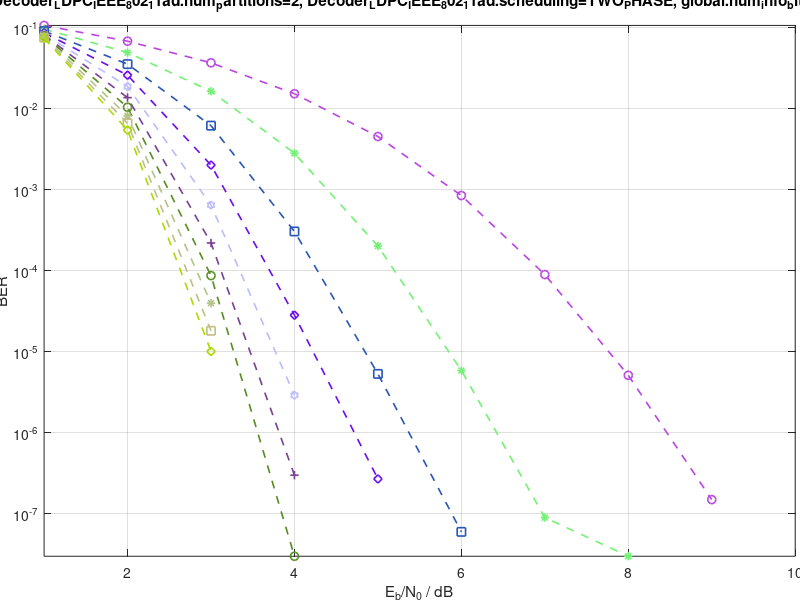

MATLAB code to generate this figure: (Note: this script raises an error after producing the figure.)
clear all;
xval{1} = [1.000000 2.000000 3.000000 4.000000 5.000000 6.000000 7.000000 8.000000 9.000000 10.000000 ];
xval{2} = [1.000000 2.000000 3.000000 4.000000 5.000000 6.000000 7.000000 8.000000 9.000000 10.000000 ];
xval{3} = [1.000000 2.000000 3.000000 4.000000 5.000000 6.000000 7.000000 8.000000 9.000000 10.000000 ];
xval{4} = [1.000000 2.000000 3.000000 4.000000 5.000000 6.000000 7.000000 8.000000 9.000000 10.000000 ];
xval{5} = [1.000000 2.000000 3.000000 4.000000 5.000000 6.000000 7.000000 8.000000 9.000000 10.000000 ];
xval{6} = [1.000000 2.000000 3.000000 4.000000 5.000000 6.000000 7.000000 8.000000 9.000000 10.000000 ];
xval{7} = [1.000000 2.000000 3.000000 4.000000 5.000000 6.000000 7.000000 8.000000 9.000000 10.000000 ];
xval{8} = [1.000000 2.000000 3.000000 4.000000 5.000000 6.000000 7.000000 8.000000 9.000000 10.000000 ];
xval{9} = [1.000000 2.000000 3.000000 4.000000 5.000000 6.000000 7.000000 8.000000 9.000000 10.000000 ];
xval{10} = [1.000000 2.000000 3.000000 4.000000 5.000000 6.000000 7.000000 8.000000 9.000000 10.000000 ];
yval{1} = [1.057970e-01 6.759500e-02 3.655540e-02 1.518680e-02 4.504260e-03 8.419640e-04 8.907740e-05 5.089290e-06 1.488100e-07 0.000000e+00 ];
yval{2} = [9.548430e-02 4.895070e-02 1.631640e-02 2.800090e-03 2.002380e-04 5.833330e-06 8.928570e-08 2.976190e-08 0.000000e+00 0.000000e+00 ];
yval{3} = [9.011180e-02 3.524220e-02 6.135180e-03 3.033630e-04 5.297620e-06 5.952380e-08 0.000000e+00 0.000000e+00 0.000000e+00 0.000000e+00 ];
yval{4} = [8.573510e-02 2.573290e-02 2.000150e-03 2.809520e-05 2.678570e-07 0.000000e+00 0.000000e+00 0.000000e+00 0.000000e+00 0.000000e+00 ];
yval{5} = [8.269320e-02 1.867170e-02 6.405360e-04 2.886900e-06 0.000000e+00 0.000000e+00 0.000000e+00 0.000000e+00 0.000000e+00 0.000000e+00 ];
yval{6} = [8.032980e-02 1.359540e-02 2.186310e-04 2.976190e-07 0.000000e+00 0.000000e+00 0.000000e+00 0.000000e+00 0.000000e+00 0.000000e+00 ];
yval{7} = [7.910430e-02 1.034370e-02 8.651790e-05 2.976190e-08 0.000000e+00 0.000000e+00 0.000000e+00 0.000000e+00 0.000000e+00 0.000000e+00 ];
yval{8} = [7.702530e-02 8.092030e-03 3.955360e-05 0.000000e+00 0.000000e+00 0.000000e+00 0.000000e+00 0.000000e+00 0.000000e+00 0.000000e+00 ];
yval{9} = [7.479870e-02 6.553990e-03 1.803570e-05 0.000000e+00 0.000000e+00 0.000000e+00 0.000000e+00 0.000000e+00 0.000000e+00 0.000000e+00 ];
yval{10} = [7.376470e-02 5.408960e-03 1.002980e-05 0.000000e+00 0.000000e+00 0.000000e+00 0.000000e+00 0.000000e+00 0.000000e+00 0.000000e+00 ];
legendval = {'iteration 1' 'iteration 2' 'iteration 3' 'iteration 4' 'iteration 5' 'iteration 6' 'iteration 7' 'iteration 8' 'iteration 9' 'iteration 10' };
graphtitle = 'WPAN, global.ldpc_code_rate=IEEE_802_11AD_P42_N672_R050, Decoder_LDPC_IEEE_802_11ad.num_iterations=10, Source_Bits.start_seed=7878089, global.num_ldpc_inner_iterations=10, Demapper.channel_reliability=OPTIMAL_CRF, error_rates_decoding.print_status_permanent, global.bw_fl2fix=6, Decoder_LDPC_IEEE_802_11ad.dec_algorithm=MIN_SUM, Decoder_LDPC_IEEE_802_11ad.esf_factor=0.875, global.bw_dec_app=9, Source_Bits.mode=RANDOM, error_rates_decoding.out_port_inner_dim_name=ITERATION, Decoder_LDPC_IEEE_802_11ad.num_partitions=2, Decoder_LDPC_IEEE_802_11ad.scheduling=TWO_PHASE, global.num_info_bits=336, global.bw_dec_fract=2, Decoder_LDPC_IEEE_802_11ad.threshold=16, global.bw_dec_ext=6, Decoder_LDPC_IEEE_802_11ad.app_parity_check, global.bw_fl2fix_fract=2, global.num_bits_per_symbol=2, Channel_AWGN.start_seed=12424, error_rates_decoding.max_num_diff_blocks=500, Decoder_LDPC_IEEE_802_11ad.num_lambda_min=3, Source_Bits.crc_poly=0, error_rates_decoding.out_port_inner_dim_addr_offset=1, error_rates_decoding.max_num_total_blocks=100000, global.mapping=MAP_QPSK, global.num_other_bits=336';
figfilename = 'WPAN_global.ldpc_code_rateIEEE_802_11AD_P42_N672_R050_Decoder_LDPC_IEEE_802_11ad.num_iterations10_Source_Bits.start_seed7878089_global.num_ldpc_inner_iterations10_Demapper.channel_reliabilityOPTIMAL_CRF_error_rates_decoding.print_status_permanent_global.bw_fl2fix6_Decoder_LDPC_IEEE_802_11ad.dec_algorithmMIN_SUM_Decoder_LDPC_IEEE_802_11ad.esf_factor0.875_global.bw_dec_app9_Source_Bits.modeRANDOM_error_rates_decoding.out_port_inner_dim_nameITERATION_Decoder_LDPC_IEEE_802_11ad.num_partitions2_Decoder_LDPC_IEEE_802_11ad.schedulingTWO_PHASE_global.num_info_bits336_global.bw_dec_fract2_Decoder_LDPC_IEEE_802_11ad.threshold16_global.bw_dec_ext6_Decoder_LDPC_IEEE_802_11ad.app_parity_check_global.bw_fl2fix_fract2_global.num_bits_per_symbol2_Channel_AWGN.start_seed12424_error_rates_decoding.max_num_diff_blocks500_Decoder_LDPC_IEEE_802_11ad.num_lambda_min3_Source_Bits.crc_poly0_error_rates_decoding.out_port_inner_dim_addr_offset1_error_rates_decoding.max_num_total_blocks100000_global.mappingMAP_QPSK_global.num_other_bits336';
xtitle = 'E_b/N_0 / dB';
ytitle = 'BER';
%Farbvektor initialisieren, entsprechende Kurven haben gleiche Farben;
		farb=zeros(1,3);
		%Moegliche Marker
		mark=['+','o','*','s','d','h'];
		%Graph erzeugen
		figf=figure('Visible','off');
		for k=1:length(legendval)
		    %Graph zeichnen, Farbe zufaellig, marker aus Vektor mark
		    plot(xval{k}(:), yval{k}(:), 'linestyle','--', 'linewidth',1.2, 'color',rand(1,3), 'marker',mark(mod(k,6)+1), 'DisplayName',legendval{k});
		    hold on;
		end
		%Graph formatieren
		xlabel(xtitle);
		ylabel(ytitle);
		title(graphtitle);
		axis tight;
		grid on;
set(gca,'YScale','log');
set(gca,'YLimMode','auto');
		set(gca,'Position',[0.05511 0.07292 0.9389 0.8847]);  %fits for create_pdf.m, paper size 24x18
		box on;
		hold off;
		leg = legend('toggle');
		legend('boxon');
		set(leg,'Location','southwest','FontSize',10);
		% Grafiken anzeigen
		set(figf,'Visible','on');
		% Grafik speichern
		%saveas(figf,[figfilename, '.fig'],'fig');
		%h = gcf();
		%set(h,'PaperSize',[24 18]);
		%set(h,'PaperUnits','centimeters');
		%set(h,'PaperOrientation','portrait');
		%set(h,'PaperPosition',[0 0 24 18]);
		%print('-dpdf',[figfilename, '.pdf']);
